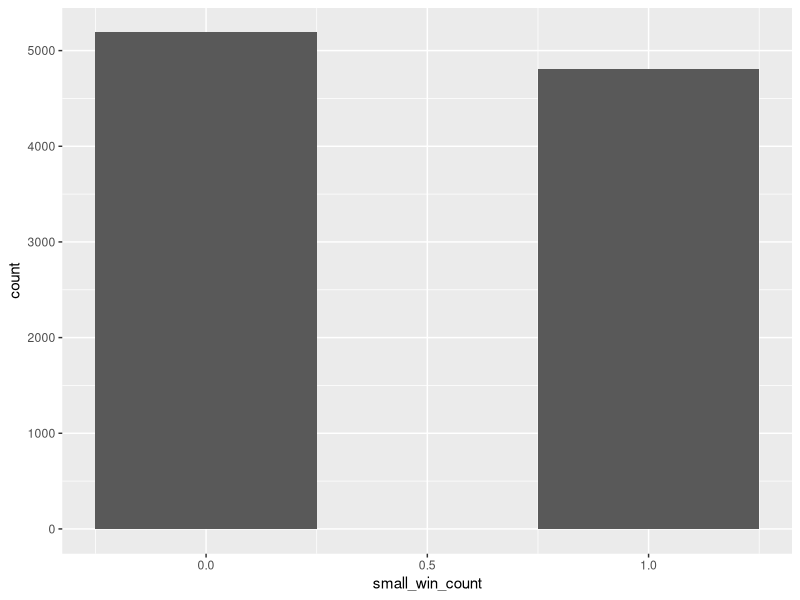

Source code (R):

library(tidyverse)

small_team_wins <- function(n_trials,
                            small_team_size = 3, 
                            large_team_size = 20){
    
    # Vector of results for the small team. 
    # Each element is one simulated result. 
    small_team_prop_heads <- rbinom(n_trials, 
                                   small_team_size, 
                                   prob = 0.5)/small_team_size
    
    # Vector of results for the large team. 
    # Each element is one simulated result.
    large_team_prop_heads <- rbinom(n_trials, 
                                    large_team_size,
                                    prob = 0.5)/large_team_size
    
    # Out of all trials, how many did small team win?  
    small_team_wins_prop <- (sum(small_team_prop_heads > large_team_prop_heads))/n_trials
    
    return(small_team_wins_prop)
    
}


small_team_wins(10000)


data.frame(small_win_count = replicate(10000, 
                                       small_team_wins(n_trials = 1,
                                                       small_team_size = 6,
                                                       large_team_size = 100))) %>% 
    ggplot(aes(x = small_win_count)) + 
    geom_histogram(bins = 3)  


